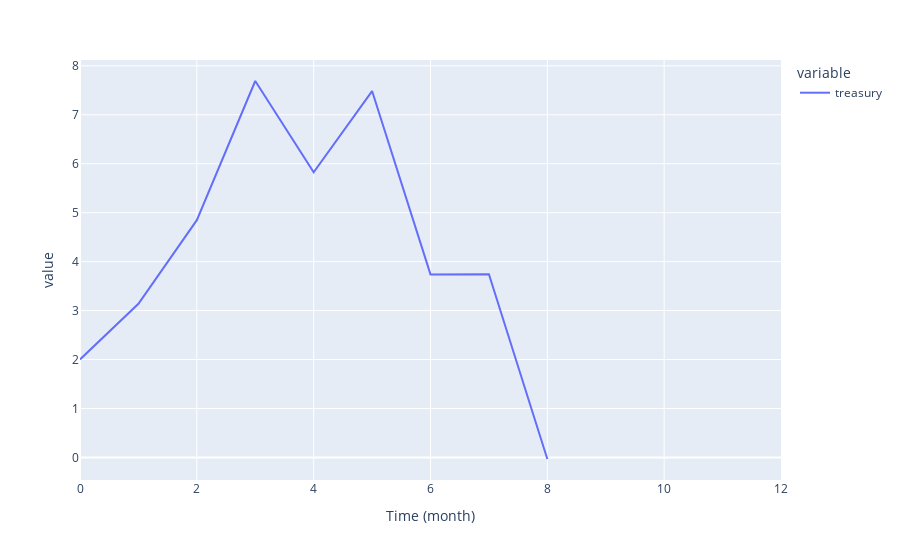

The notebook cell this image was saved under:
### Markdown cell above
## story 2: a dao failed to sustain

### Code cell
fundmodel = {'curvetype':'constant','amount':5}

costmodel = {'curvetype':'fluctuation','mean':6,'noise':2}
incomemodel = {'curvetype':'fluctuation','mean':2,'noise':1}

daotreasury = 2 # initial treasury for every dao

# start simulation
np.random.seed(121)
Nstep = 12
var_df = runsimu(Nstep,daotreasury,{'costmodel':costmodel,'incomemodel':incomemodel,'fundmodel':fundmodel})
px.line(var_df,y=['treasury'])

### Figure 1 — Plotly figure (JSON) as saved in the notebook; plotly's stock layout.template omitted (floating-point values rounded to 4 significant figures)
{"data": [{"hovertemplate": "variable=treasury<br>Time (month)=%{x}<br>value=%{y}<extra></extra>", "legendgroup": "treasury", "line": {"color": "#636efa", "dash": "solid"}, "mode": "lines", "name": "treasury", "orientation": "v", "showlegend": true, "type": "scatter", "x": [0, 1, 2, 3, 4, 5, 6, 7, 8, 9, 10, 11, 12], "xaxis": "x", "y": [2, 3.139, 4.847, 7.691, 5.827, 7.485, 3.738, 3.743, -0.03313, null, null, null, null], "yaxis": "y"}], "layout": {"legend": {"title": {"text": "variable"}, "tracegroupgap": 0}, "margin": {"t": 60}, "xaxis": {"anchor": "y", "domain": [0, 1], "title": {"text": "Time (month)"}}, "yaxis": {"anchor": "x", "domain": [0, 1], "title": {"text": "value"}}}}
